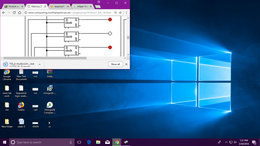
%> input picture Capture001.png, 260 x 146 px, shrunk from 1366 x 768 before the run
$ octave forward_mapping.m   (GNU Octave 9; MATLAB toolbox functions it lacks are replaced by stand-ins)
%> lines starting %> are read from the running program, lines starting %| are printed output that depends on the picture
clc;
clear all;
close all;

pkg load image;

% Image bit depth must be atleast 24 i.e (r=8xb=8xg=8)

input_matrix = rgb2gray(imread('Capture001.png'));
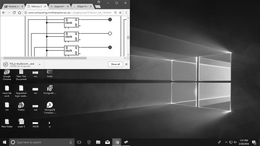
%> input_matrix: size 146x260 uint8; min 3, max 255, mean 99.6
[rows, cols] = size(input_matrix);
%> rows = 146; cols = 260
imshow(input_matrix);
%rotation
degree = 15;
radians = (pi*degree)/180;
theta = radians;

%output matrix
t_matrix = uint8(zeros(rows, cols));

%transformation matrix
T = [cos(theta) -sin(theta) 0; sin(theta) cos(theta) 1; 0 0 1];

% loop over each input_matrix co-ordinate
% numel return number of elements in an array
for n=1:numel(input_matrix)
   % current coordinate
   % help ind2sub
   % ind2sub => Subscripts from linear index
   [x, y] = ind2sub([rows cols], n);
   v = [x;y;1];
   v = T * v;
   %only integer values
   a = floor(v(1));
   b = floor(v(2));
   if a > 0 && b >0
     % replace in matrix
     t_matrix(a, b) = input_matrix(x, y);
   end
end
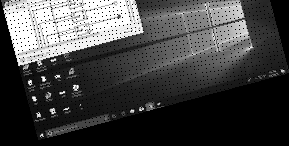
%> t_matrix: size 146x289 uint8; min 0, max 255, mean 68.7
imshow(t_matrix)
